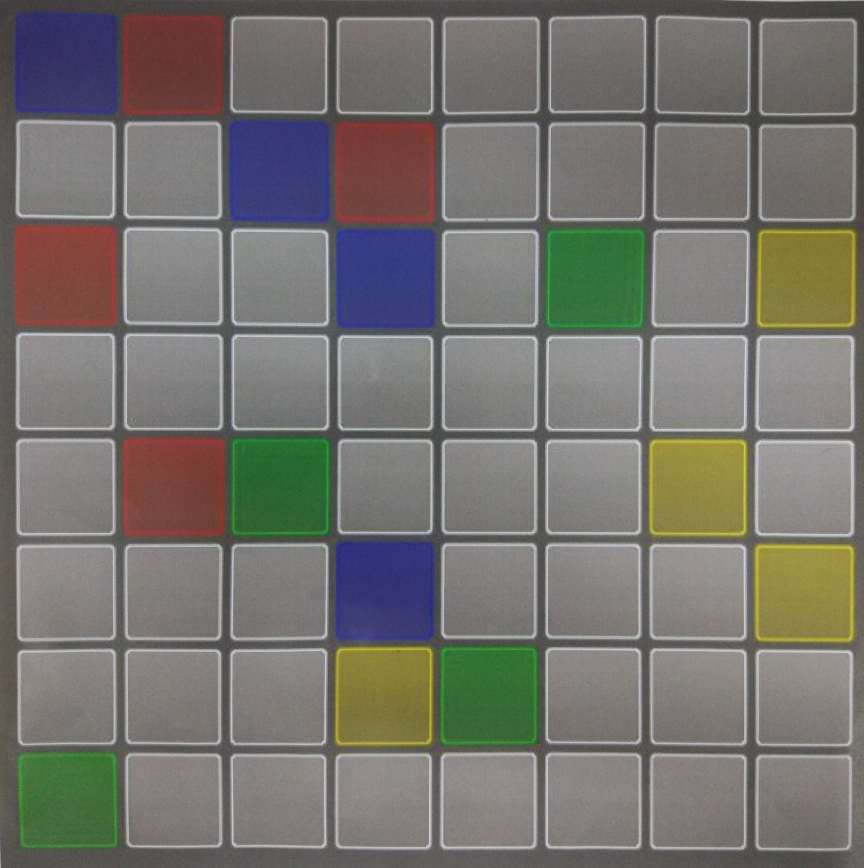
//> input picture EastFlowVision/Cpp/Image.jpg, 3456 x 3471 px (shown at 1/4 size)
$ ./EastFlowVision   (built with g++ and OpenCV 4)
//> lines starting //> are read from the running program, lines starting //| are printed output that depends on the picture; after the words box and inside, x2 and y2 are one past the last pixel; in counts of white or black regions, pixels touching at a corner belong together
/*
	Author: LiuChenxuan
	Date: 2018.7.24
*/

#include <iostream>
#include <opencv2/opencv.hpp>

#define DEBUG true
#define DEBUG_THRESHOLD true

int map[8][8];

int main()
{
    cv::Mat image = cv::imread("Image.jpg");
//> image is the input picture: 3471 rows x 3456 cols, CV_8UC3; mean B, G, R 109.5, 114.8, 117.2
    cv::namedWindow("Image", CV_WINDOW_NORMAL);
    cv::imshow("Image", image);

    std::vector<cv::Mat> bgr;
    cv::split(image, bgr);
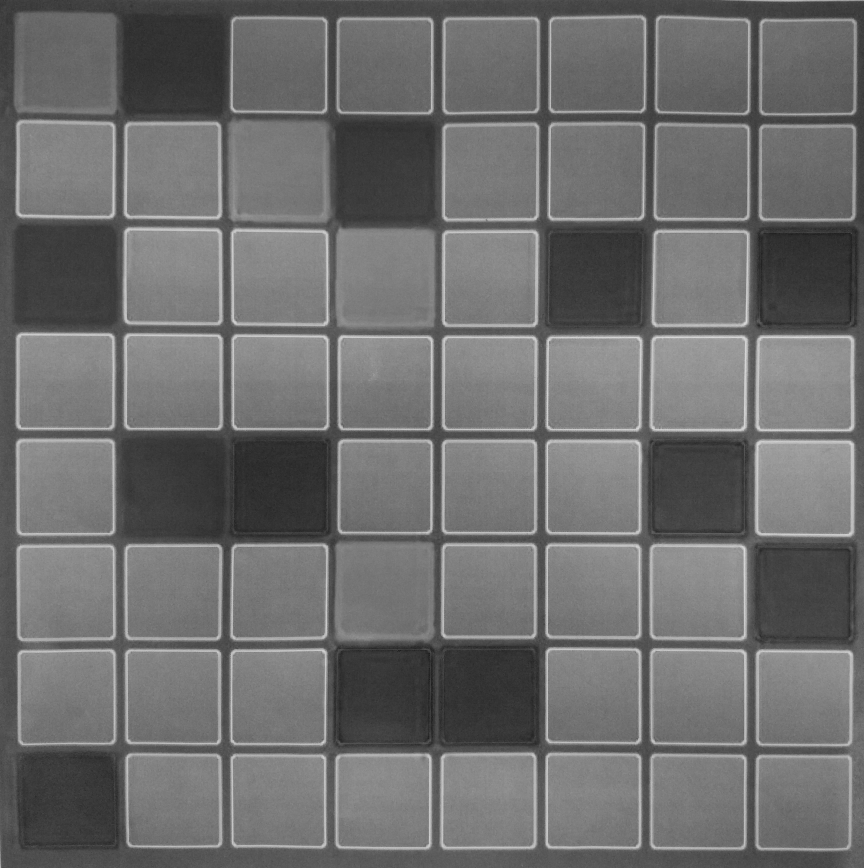
//> bgr[0]: 3471 rows x 3456 cols, CV_8UC1 (shown at 1/4 size); min 0, max 238, mean 109.5
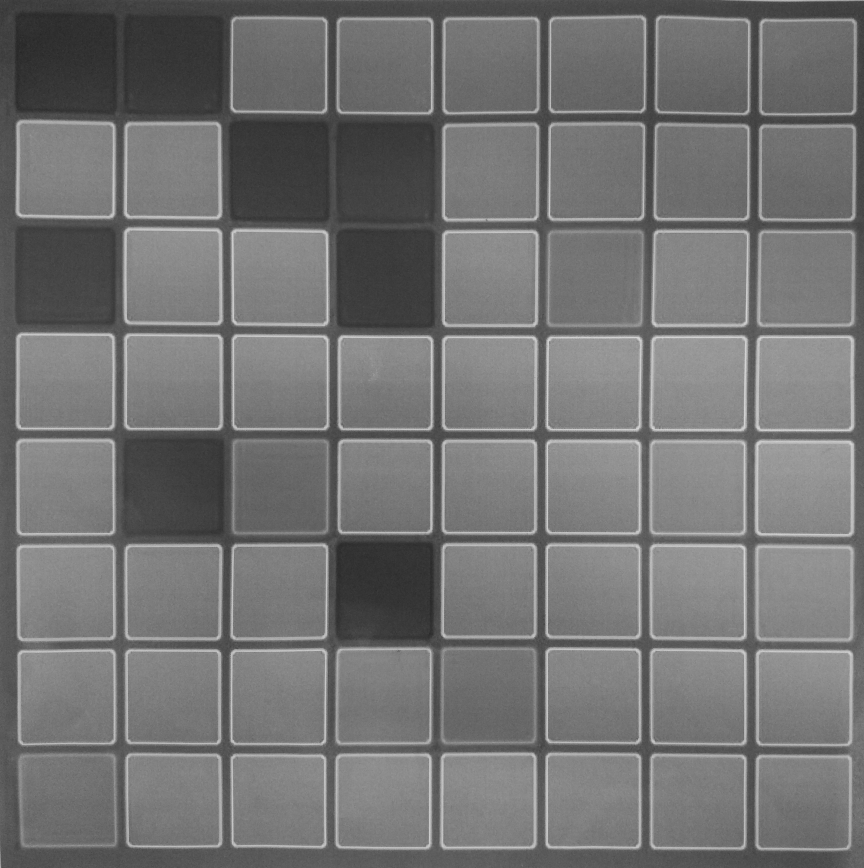
//> bgr[1]: 3471 rows x 3456 cols, CV_8UC1 (shown at 1/4 size); min 1, max 238, mean 114.8
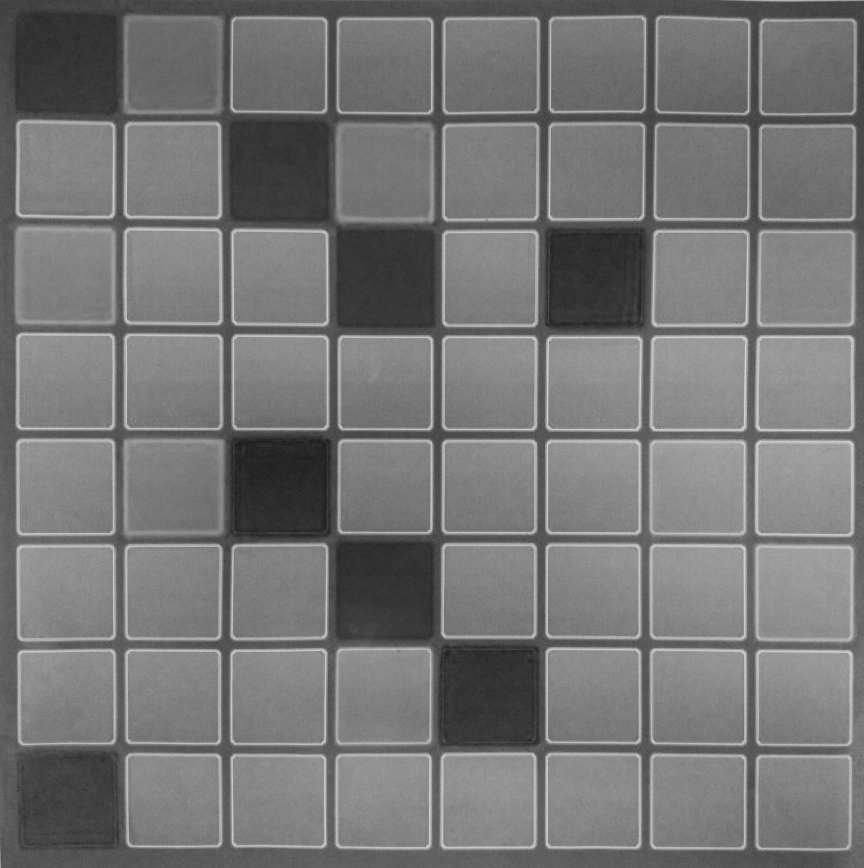
//> bgr[2]: 3471 rows x 3456 cols, CV_8UC1 (shown at 1/4 size); min 0, max 239, mean 117.2

    cv::threshold(bgr[0], bgr[0], 95, 255, CV_THRESH_BINARY);
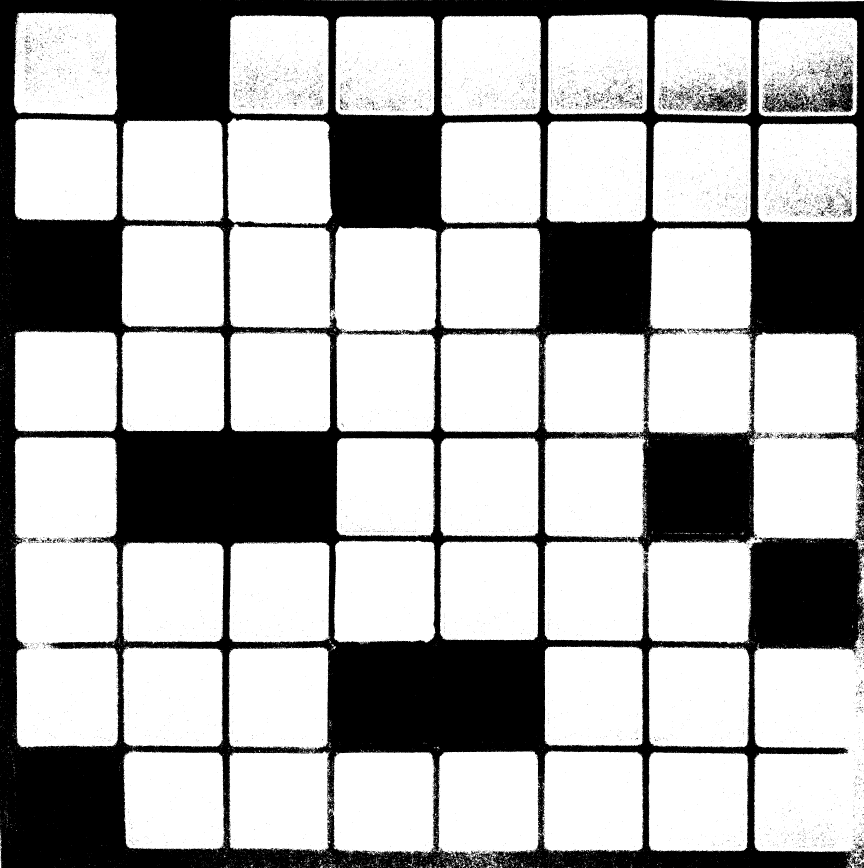
//> bgr[0]: 3471 rows x 3456 cols, CV_8UC1 (shown at 1/4 size); 68.2% white; 13951 black regions (13558 under 20 px), largest, box (x1, y1, x2, y2) and area: (0, 0, 3456, 3471) 3532069, (2545, 1663, 3027, 2214) 192566, (3049, 260, 3413, 451) 22415
    cv::threshold(bgr[1], bgr[1], 100, 255, CV_THRESH_BINARY);
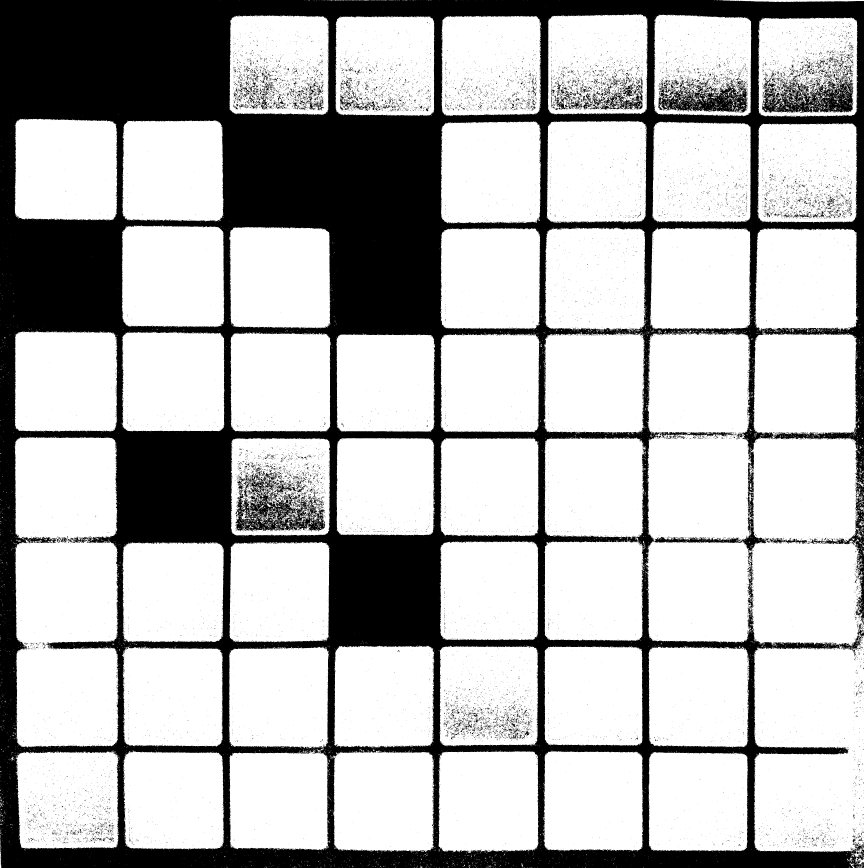
//> bgr[1]: 3471 rows x 3456 cols, CV_8UC1 (shown at 1/4 size); 71.6% white; 20409 black regions (19602 under 20 px), largest, box (x1, y1, x2, y2) and area: (0, 0, 3456, 3471) 3212897, (939, 1879, 1301, 2127) 32859, (3049, 296, 3413, 453) 27483
    cv::threshold(bgr[2], bgr[2], 100, 255, CV_THRESH_BINARY);
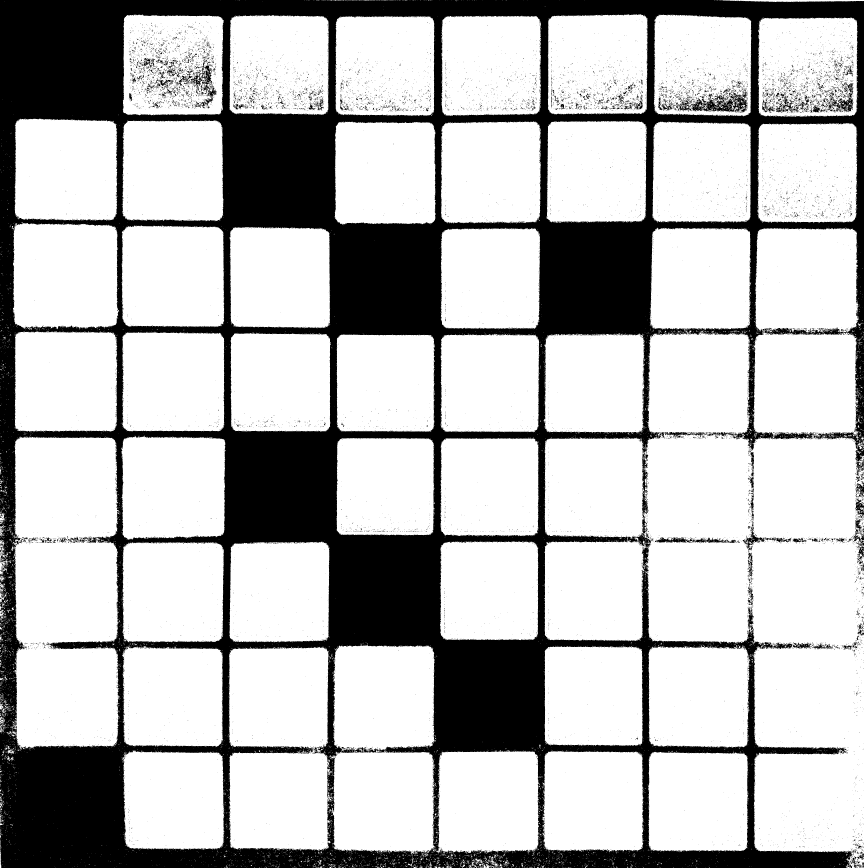
//> bgr[2]: 3471 rows x 3456 cols, CV_8UC1 (shown at 1/4 size); 73.4% white; 14403 black regions (13844 under 20 px), largest, box (x1, y1, x2, y2) and area: (0, 0, 3456, 3471) 3083239, (2764, 358, 2990, 450) 7935, (804, 253, 867, 427) 3160
    if (DEBUG && DEBUG_THRESHOLD) {
        cv::namedWindow("blue", CV_WINDOW_NORMAL);
        cv::imshow("blue", bgr[0]);
        cv::namedWindow("green", CV_WINDOW_NORMAL);
        cv::imshow("green", bgr[1]);
        cv::namedWindow("red", CV_WINDOW_NORMAL);
        cv::imshow("red", bgr[2]);
    }

    for (int i = 0; i < 8; ++i) {
        for (int j = 0; j < 8; ++j) {
            cv::Mat ROI_B = bgr[0](cv::Rect(50 + j * 425, 50 + i * 425, 400, 400));
            cv::Mat ROI_G = bgr[1](cv::Rect(50 + j * 425, 50 + i * 425, 400, 400));
            cv::Mat ROI_R = bgr[2](cv::Rect(50 + j * 425, 50 + i * 425, 400, 400));

            int count[3] = { 0, 0, 0 };
            for (int x = 0; x < 400; ++x) {
                for (int y = 0; y < 400; ++y) {
                    if (ROI_B.at<uchar>(x, y) == 255)
                        ++count[0];
                    if (ROI_G.at<uchar>(x, y) == 255)
                        ++count[1];
                    if (ROI_R.at<uchar>(x, y) == 255)
                        ++count[2];
                }
            }
            bool blue = count[0] > 80000 ? true : false;
            bool green = count[1] > 80000 ? true : false;
            bool red = count[2] > 80000 ? true : false;

            if (blue && green && red)
                map[i][j] = 0;
            else if (green && red)
                map[i][j] = 4;
            else if (blue)
                map[i][j] = 3;
            else if (green)
                map[i][j] = 2;
            else
                map[i][j] = 1;
        }
    }

    for (int i = 0; i < 8; ++i) {
        for (int j = 0; j < 8; ++j) {
            std::cout << map[i][j] << ' ';
        }
        std::cout << std::endl;
    }
    cv::waitKey();
    return 0;
}
